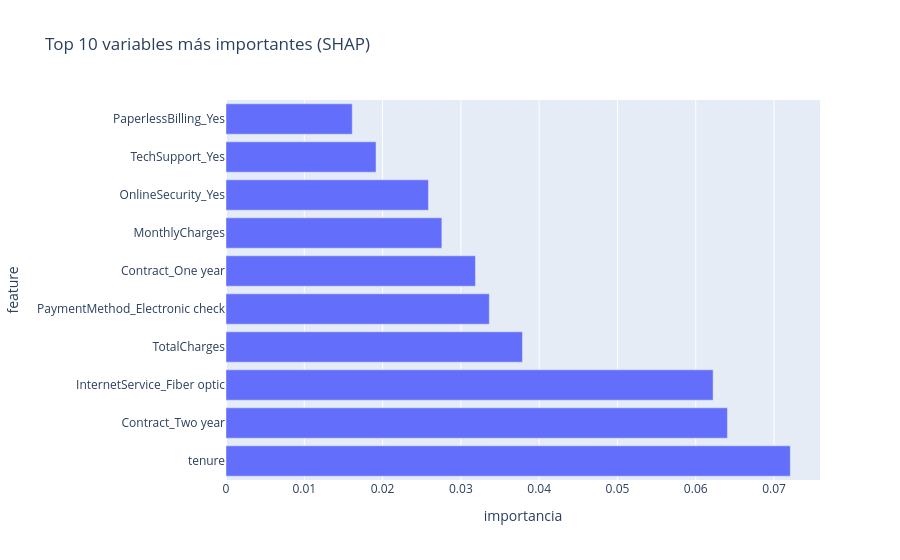

The notebook cell saved with this chart:
### Code cell
fig = px.bar(importancia_global.head(10), x='importancia', y='feature',
              orientation='h', title='Top 10 variables más importantes (SHAP)')
fig.write_html('../artifacts/shap_importancia_global.html')
fig.show()

### Figure 1 — Plotly figure (JSON) as saved in the notebook; plotly's stock layout.template omitted (floating-point values rounded to 4 significant figures)
{"data": [{"hovertemplate": "importancia=%{x}<br>feature=%{y}<extra></extra>", "legendgroup": "", "marker": {"color": "#636efa", "pattern": {"shape": ""}}, "name": "", "orientation": "h", "showlegend": false, "textposition": "auto", "type": "bar", "x": [0.07207, 0.06405, 0.06222, 0.03787, 0.03363, 0.03186, 0.02757, 0.02586, 0.01916, 0.01613], "xaxis": "x", "y": ["tenure", "Contract_Two year", "InternetService_Fiber optic", "TotalCharges", "PaymentMethod_Electronic check", "Contract_One year", "MonthlyCharges", "OnlineSecurity_Yes", "TechSupport_Yes", "PaperlessBilling_Yes"], "yaxis": "y"}], "layout": {"barmode": "relative", "legend": {"tracegroupgap": 0}, "title": {"text": "Top 10 variables más importantes (SHAP)"}, "xaxis": {"anchor": "y", "domain": [0, 1], "title": {"text": "importancia"}}, "yaxis": {"anchor": "x", "domain": [0, 1], "title": {"text": "feature"}}}}
